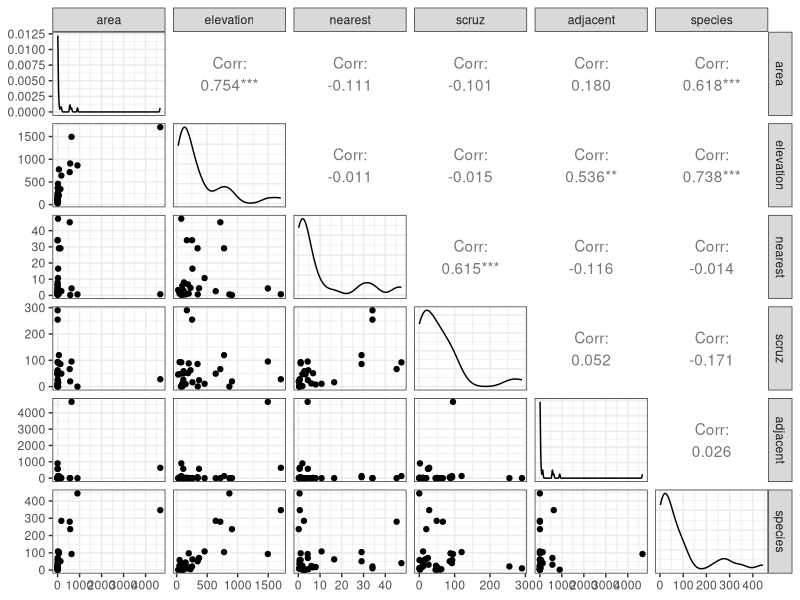
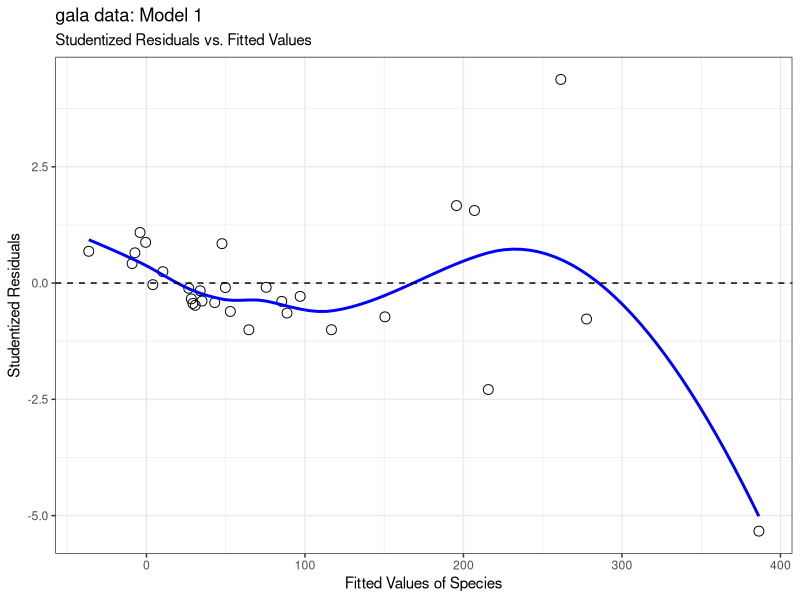
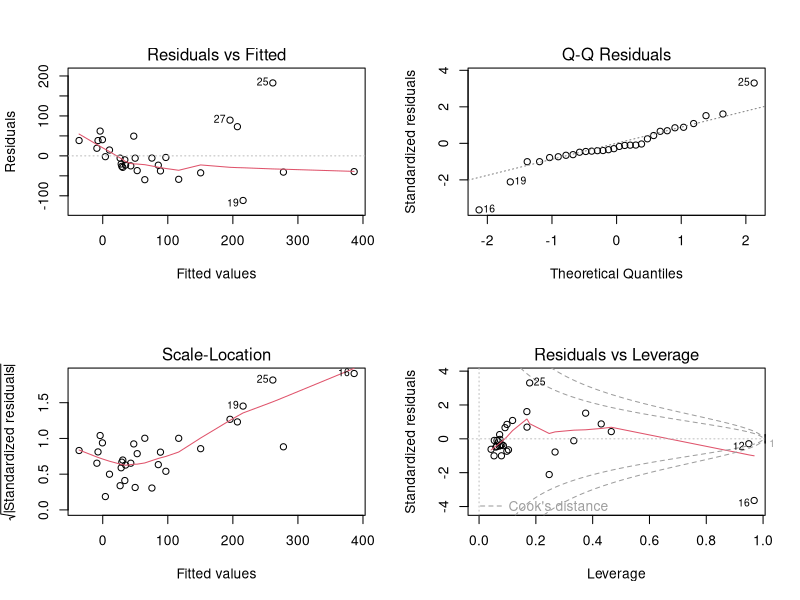
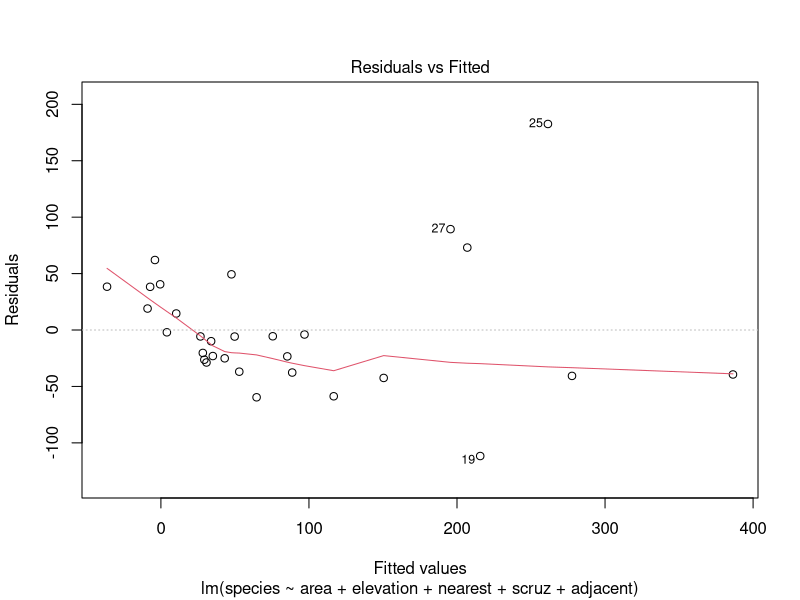
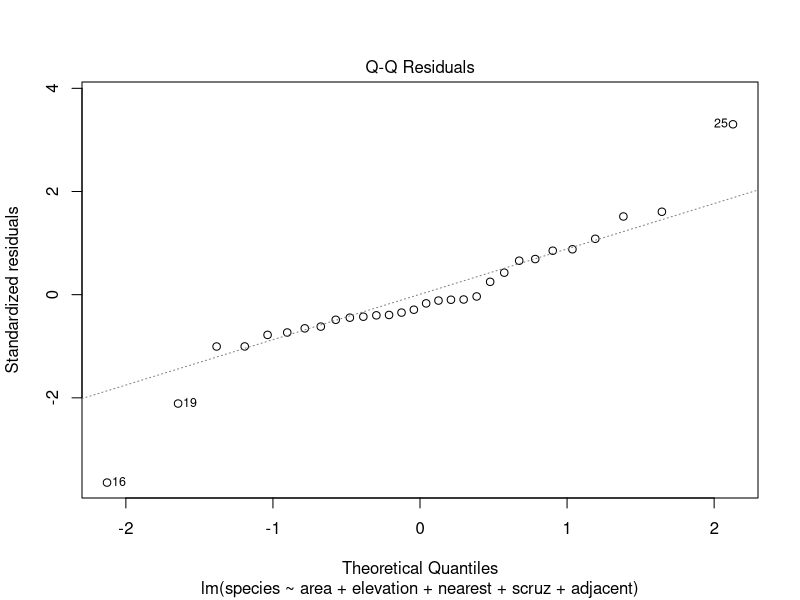
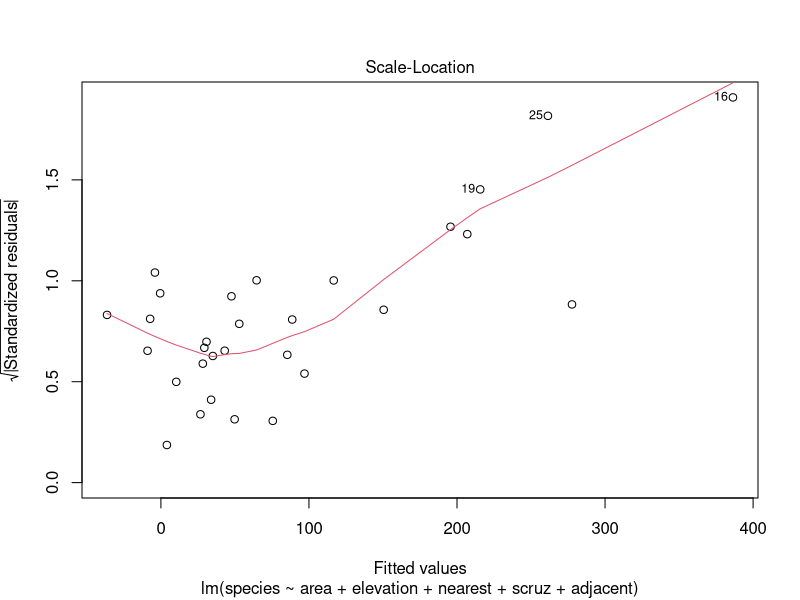
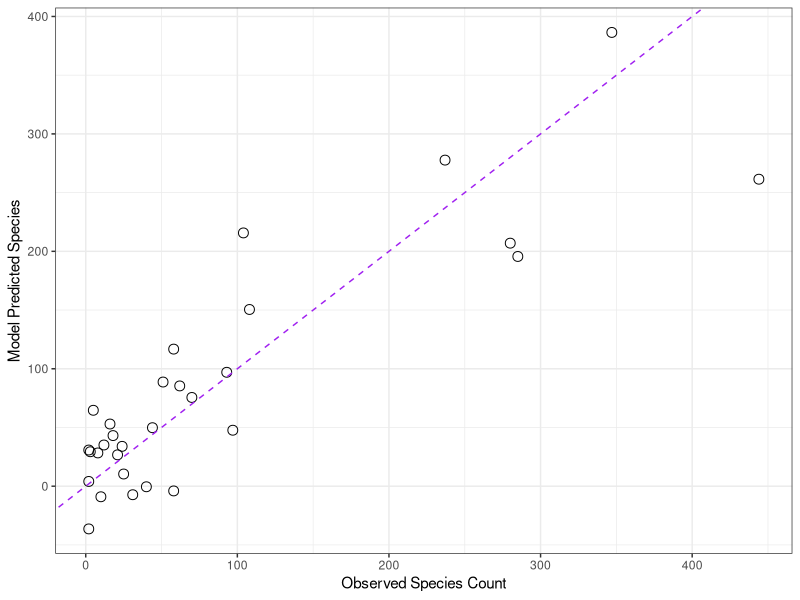
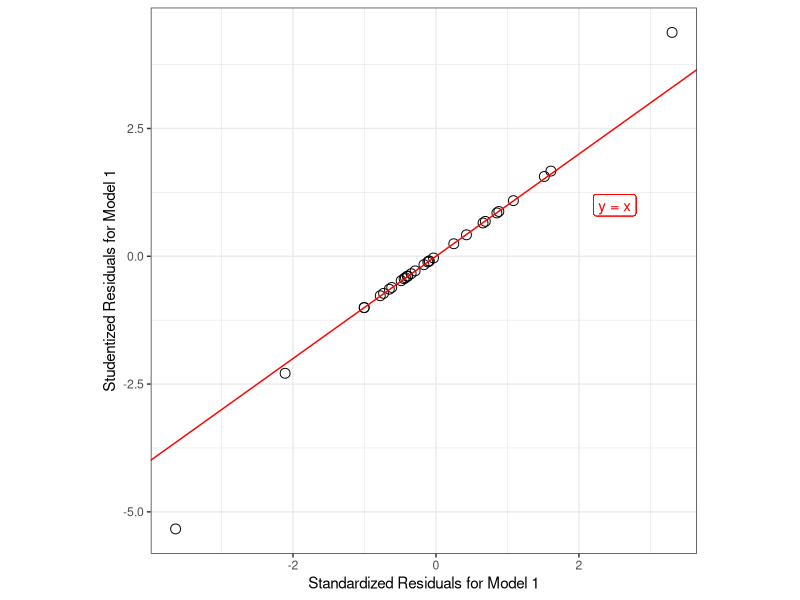

Here is the R script that generated these plots, in order: (Note: this script raises an error after producing the figures.)
## ---- chunk 1
knitr::opts_chunk$set(comment = NA)

library(broom)
library(car)
library(GGally)
library(knitr)
library(tidyverse)

theme_set(theme_bw())
## ---- chunk 2
gala <- read_csv("data/gala.csv", show_col_types = FALSE)
## ---- chunk 3
gala
Hmisc::describe(gala) # check for missing and inexplicable values
## ---- chunk 4
ggpairs(gala %>% select(area, elevation, nearest,
                        scruz, adjacent, species))
## ---- chunk 5
model1 <- lm(species ~ area + elevation + nearest + scruz + 
               adjacent, data=gala)
## ---- chunk 6
tidy(model1) %>%
    kable(digits = 3)

glance(model1) %>%
    select(r.squared, adj.r.squared, sigma, statistic, 
           p.value, df, df.residual, nobs, AIC, BIC) %>%
    kable(digits = c(3, 3, 1, 1, 3, 0, 0, 0, 1, 1))
## ---- chunk 7
summary(model1)
## ---- chunk 8
tidy(model1, conf.int = TRUE, conf.level = 0.95) %>%
    select(term, estimate, std.error, conf.low, conf.high) %>%
    kable(digits = 3)
## ---- chunk 9
confint(model1, level = 0.95)
## ---- chunk 10
vif(model1)
## ---- chunk 11
nullmodel <- lm(species ~ 1, data=gala)
summary(nullmodel)

anova(model1, nullmodel)
## ---- chunk 12
anova(model1)
## ---- chunk 13
anova(lm(species ~ area + elevation + adjacent + 
             scruz + nearest, data=gala))
## ---- chunk 14
anova(lm(species ~ area + adjacent + elevation + 
             scruz + nearest, data=gala))
## ---- chunk 15
gala$stures <- rstudent(model1); gala$fits <- fitted(model1)
ggplot(gala, aes(x = fits, y = stures)) +
    geom_point(size = 3, shape = 1) +
    geom_smooth(col = "blue", se = FALSE, method = "loess",
                formula = y ~ x, weight = 0.5) +
    geom_hline(aes(yintercept = 0), linetype = "dashed") +
    labs(x = "Fitted Values of Species", 
         y = "Studentized Residuals",
         title = "gala data: Model 1",
         subtitle = "Studentized Residuals vs. Fitted Values")
## ---- chunk 16
par(mfrow=c(2,2))
plot(model1)
par(mfrow=c(1,1))
## ---- chunk 17
plot(model1, which=1)
## ---- chunk 18
plot(model1, which=2)
## ---- chunk 19
plot(model1, which=3)
## ---- chunk 20
gala_aug <- augment(model1)

names(gala_aug)
## ---- chunk 21
head(gala_aug) %>% kable(digits = 2)
## ---- chunk 22
round(resid(model1),2)
## ---- chunk 23
gala$island[which.max(resid(model1))]
## ---- chunk 24
which.max(resid(model1))
round(resid(model1),2)
gala[which.max(resid(model1)),]
## ---- chunk 25
ggplot(gala, aes(x = species, y = fits)) +
    geom_point(size = 3, shape = 1) + 
    geom_abline(intercept = 0, slope = 1, 
                col = "purple", linetype = "dashed") +
    labs(x = "Observed Species Count", 
         y = "Model Predicted Species")
## ---- chunk 26
gala_aug <- gala_aug %>%
    mutate(.stu.resid = rstudent(model1))

ggplot(gala_aug, aes(x = .std.resid, 
                           y = .stu.resid)) +
    geom_point(size = 3, pch = 1) +
    geom_abline(intercept = 0, slope = 1, col = "red") +
    geom_label(x = 2.5, y = 1, 
               label = "y = x", col = "red") +
    theme(aspect.ratio = 1) +
    labs(x = "Standardized Residuals for Model 1", 
         y = "Studentized Residuals for Model 1")
## ---- chunk 27
gala[c(1,12,16),]
## ---- chunk 28
plot(model1, which = 4)
## ---- chunk 29
x <- model.matrix(model1)
x.medians <- apply(x, 2, function(x) median(x))
x.medians
## ---- chunk 30
newdata <- data.frame(t(x.medians))
predict(model1, newdata, interval="prediction", level = 0.95)
predict(model1, newdata, interval="confidence", level = 0.95)
## ---- chunk 31
newdata2 <- tibble(area = 2, elevation = 100, nearest = 3, 
                       scruz = 5, adjacent = 1)
predict(model1, newdata2, interval="prediction", level = 0.95)
predict(model1, newdata2, interval="confidence", level = 0.95)
## ---- chunk 32
model2 <- lm(species ~ area + elevation, data=gala)
summary(model2)
## ---- chunk 33
model2.z <- lm(species ~ scale(area) + scale(elevation), 
               data=gala)
summary(model2.z)
## ---- chunk 34
model2.zout <- lm(scale(species) ~ 
                  scale(area) + scale(elevation), data=gala)
summary(model2.zout)
## ---- chunk 35
summary(gala[c("species", "area", "elevation")])
## ---- chunk 36
gala$area.scaleiqr <- 
    (gala$area - mean(gala$area)) / IQR(gala$area)
gala$elevation.scaleiqr <- 
    (gala$elevation - mean(gala$elevation)) / 
                            IQR(gala$elevation)

model2.iqr <- lm(species ~ 
                     area.scaleiqr + elevation.scaleiqr,
                 data=gala)
summary(model2.iqr)
## ---- chunk 37
summary(gala$elevation)
## ---- chunk 38
gala$species.scaleiqr <- (gala$species - mean(gala$species)) / IQR(gala$species)
model2.iqrout <- lm(species.scaleiqr ~ area.scaleiqr + elevation.scaleiqr, data=gala)
model2.iqrout
## ---- chunk 39
model2

arm::standardize(model2)
## ---- chunk 40
summary(gala$area)
## ---- chunk 41
arm::standardize(model2, standardize.y=TRUE)
